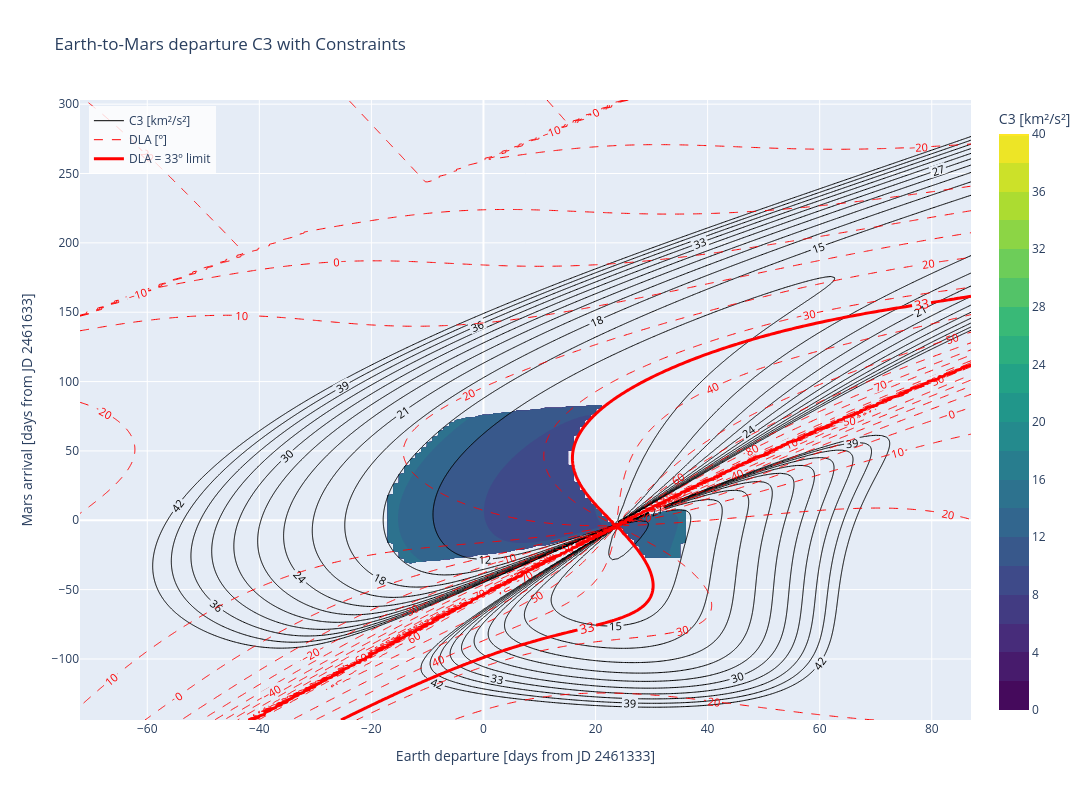

Notebook source saved alongside this figure:
### Code cell
# Grid is indexed [departure, arrival]; Plotly expects [y, x].
x = t_dep_jd - T_DEP_NOMINAL_JD
y = t_arr_jd - T_ARR_NOMINAL_JD

fig = go.Figure()

# Feasible region: C3 fill only where every constraint is met
fig.add_trace(go.Contour(
    x=x, y=y, z=C3_mask.T,
    contours={"start": 0, "end": 40, "size": 2, "coloring": "fill", "showlabels": False},
    line={"width": 0},
    colorscale="Viridis",
    zmin=0, zmax=40,
    connectgaps=False,
    hoverongaps=False,
    colorbar={"title": "C3 [km²/s²]"},
    name="Feasible C3",
    hovertemplate="Departure offset: %{x} days<br>Arrival offset: %{y} days<br>C3: %{z:.2f} km²/s²<extra></extra>",
))

# C3 contour lines over the full grid
fig.add_trace(go.Contour(
    x=x, y=y, z=C3_grid.T,
    contours={"start": 0, "end": 42, "size": 3, "coloring": "none", "showlabels": True,
              "labelfont": {"color": "black", "size": 11}},
    line={"color": "black", "width": 1, "smoothing": 0},
    showscale=False,
    showlegend=True,
    name="C3 [km²/s²]",
    hoverinfo="skip",
))

# DLA contour lines in red
fig.add_trace(go.Contour(
    x=x, y=y, z=dla_grid.T,
    contours={"start": -90, "end": 90, "size": 10, "coloring": "none", "showlabels": True,
              "labelfont": {"color": "red", "size": 11}},
    line={"color": "red", "width": 1, "dash": "dash", "smoothing": 0},
    showscale=False,
    showlegend=True,
    name="DLA [º]",
    hoverinfo="skip",
))

# DLA limit, bold red
fig.add_trace(go.Contour(
    x=x, y=y, z=dla_grid.T,
    contours={"start": DLA_MAX, "end": DLA_MAX, "size": 1, "coloring": "none", "showlabels": True,
              "labelfont": {"color": "red", "size": 13}},
    line={"color": "red", "width": 3, "smoothing": 0},
    showscale=False,
    showlegend=True,
    name=f"DLA = {DLA_MAX:.0f}º limit",
    hoverinfo="skip",
))

fig.update_layout(
    title="Earth-to-Mars departure C3 with Constraints",
    xaxis_title=f"Earth departure [days from JD {T_DEP_NOMINAL_JD}]",
    yaxis_title=f"Mars arrival [days from JD {T_ARR_NOMINAL_JD}]",
    legend={"x": 0.01, "y": 0.99, "bgcolor": "rgba(255,255,255,0.8)"},
    width=1200, height=800,
)
fig.show()

### Figure 1 — Plotly figure (JSON) as saved in the notebook; plotly's stock layout.template omitted (floating-point values rounded to 4 significant figures; data arrays with more than 128 entries replaced by an {"elided": "..."} marker saying what was removed)
{"data": [{"colorbar": {"title": {"text": "C3 [km²/s²]"}}, "colorscale": [[0, "#440154"], [0.1111, "#482878"], [0.2222, "#3e4989"], [0.3333, "#31688e"], [0.4444, "#26828e"], [0.5556, "#1f9e89"], [0.6667, "#35b779"], [0.7778, "#6ece58"], [0.8889, "#b5de2b"], [1, "#fde725"]], "connectgaps": false, "contours": {"coloring": "fill", "end": 40, "showlabels": false, "size": 2, "start": 0}, "hoverongaps": false, "hovertemplate": "Departure offset: %{x} days<br>Arrival offset: %{y} days<br>C3: %{z:.2f} km²/s²<extra></extra>", "line": {"width": 0}, "name": "Feasible C3", "type": "contour", "x": {"elided": "160 int values"}, "y": {"elided": "448 int values"}, "z": {"elided": "448x160 float values"}, "zmax": 40, "zmin": 0}, {"contours": {"coloring": "none", "end": 42, "labelfont": {"color": "black", "size": 11}, "showlabels": true, "size": 3, "start": 0}, "hoverinfo": "skip", "line": {"color": "black", "smoothing": 0, "width": 1}, "name": "C3 [km²/s²]", "showlegend": true, "showscale": false, "type": "contour", "x": {"elided": "160 int values"}, "y": {"elided": "448 int values"}, "z": {"elided": "448x160 float values"}}, {"contours": {"coloring": "none", "end": 90, "labelfont": {"color": "red", "size": 11}, "showlabels": true, "size": 10, "start": -90}, "hoverinfo": "skip", "line": {"color": "red", "dash": "dash", "smoothing": 0, "width": 1}, "name": "DLA [º]", "showlegend": true, "showscale": false, "type": "contour", "x": {"elided": "160 int values"}, "y": {"elided": "448 int values"}, "z": {"elided": "448x160 float values"}}, {"contours": {"coloring": "none", "end": 33, "labelfont": {"color": "red", "size": 13}, "showlabels": true, "size": 1, "start": 33}, "hoverinfo": "skip", "line": {"color": "red", "smoothing": 0, "width": 3}, "name": "DLA = 33º limit", "showlegend": true, "showscale": false, "type": "contour", "x": {"elided": "160 int values"}, "y": {"elided": "448 int values"}, "z": {"elided": "448x160 float values"}}], "layout": {"height": 800, "legend": {"bgcolor": "rgba(255,255,255,0.8)", "x": 0.01, "y": 0.99}, "title": {"text": "Earth-to-Mars departure C3 with Constraints"}, "width": 1200, "xaxis": {"title": {"text": "Earth departure [days from JD 2461333]"}}, "yaxis": {"title": {"text": "Mars arrival [days from JD 2461633]"}}}}
